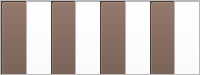
      <widget class="QFrame" name="w1">
       <property name="minimumSize">
        <size>
         <width>0</width>
         <height>75</height>
        </size>
       </property>
       <property name="maximumSize">
        <size>
         <width>16777215</width>
         <height>75</height>
        </size>
       </property>
       <property name="styleSheet">
        <string notr="true">border-width:0px;</string>
       </property>
       <property name="frameShape">
        <enum>QFrame::StyledPanel</enum>
       </property>
       <property name="frameShadow">
        <enum>QFrame::Raised</enum>
       </property>
       <layout class="QHBoxLayout" name="horizontalLayout_24">
        <property name="spacing">
         <number>0</number>
        </property>
        <property name="leftMargin">
         <number>0</number>
        </property>
        <property name="topMargin">
         <number>0</number>
        </property>
        <property name="rightMargin">
         <number>0</number>
        </property>
        <property name="bottomMargin">
         <number>0</number>
        </property>
        <item>
         <widget class="QFrame" name="f10">
          <property name="styleSheet">
           <string notr="true">
background-color: rgb(108, 82, 70);</string>
          </property>
          <property name="frameShape">
           <enum>QFrame::StyledPanel</enum>
          </property>
          <property name="frameShadow">
           <enum>QFrame::Raised</enum>
          </property>
          <widget class="QPushButton" name="p10">
           <property name="geometry">
            <rect>
             <x>0</x>
             <y>0</y>
             <width>75</width>
             <height>75</height>
            </rect>
           </property>
           <property name="minimumSize">
            <size>
             <width>75</width>
             <height>75</height>
            </size>
           </property>
           <property name="contextMenuPolicy">
            <enum>Qt::NoContextMenu</enum>
           </property>
           <property name="text">
            <string/>
           </property>
           <property name="checkable">
            <bool>false</bool>
           </property>
           <property name="autoExclusive">
            <bool>true</bool>
           </property>
          </widget>
         </widget>
        </item>
        <item>
         <widget class="QFrame" name="f11">
          <property name="styleSheet">
           <string notr="true">background-color: rgb(255, 255, 255);</string>
          </property>
          <property name="frameShape">
           <enum>QFrame::StyledPanel</enum>
          </property>
          <property name="frameShadow">
           <enum>QFrame::Raised</enum>
          </property>
          <widget class="QPushButton" name="p11">
           <property name="geometry">
            <rect>
             <x>0</x>
             <y>0</y>
             <width>75</width>
             <height>75</height>
            </rect>
           </property>
           <property name="minimumSize">
            <size>
             <width>75</width>
             <height>75</height>
            </size>
           </property>
           <property name="contextMenuPolicy">
            <enum>Qt::NoContextMenu</enum>
           </property>
           <property name="text">
            <string/>
           </property>
           <property name="checkable">
            <bool>false</bool>
           </property>
           <property name="autoExclusive">
            <bool>true</bool>
           </property>
          </widget>
         </widget>
        </item>
        <item>
         <widget class="QFrame" name="f12">
          <property name="styleSheet">
           <string notr="true">
background-color: rgb(108, 82, 70);</string>
          </property>
          <property name="frameShape">
           <enum>QFrame::StyledPanel</enum>
          </property>
          <property name="frameShadow">
           <enum>QFrame::Raised</enum>
          </property>
          <widget class="QPushButton" name="p12">
           <property name="geometry">
            <rect>
             <x>0</x>
             <y>0</y>
             <width>75</width>
             <height>75</height>
            </rect>
           </property>
           <property name="minimumSize">
            <size>
             <width>75</width>
             <height>75</height>
            </size>
           </property>
           <property name="contextMenuPolicy">
            <enum>Qt::NoContextMenu</enum>
           </property>
           <property name="text">
            <string/>
           </property>
           <property name="checkable">
            <bool>false</bool>
           </property>
           <property name="autoExclusive">
            <bool>true</bool>
           </property>
          </widget>
         </widget>
        </item>
        <item>
         <widget class="QFrame" name="f13">
          <property name="styleSheet">
           <string notr="true">background-color: rgb(255, 255, 255);</string>
          </property>
          <property name="frameShape">
           <enum>QFrame::StyledPanel</enum>
          </property>
          <property name="frameShadow">
           <enum>QFrame::Raised</enum>
          </property>
          <widget class="QPushButton" name="p13">
           <property name="geometry">
            <rect>
             <x>0</x>
             <y>0</y>
             <width>75</width>
             <height>75</height>
            </rect>
           </property>
           <property name="minimumSize">
            <size>
             <width>75</width>
             <height>75</height>
            </size>
           </property>
           <property name="contextMenuPolicy">
            <enum>Qt::NoContextMenu</enum>
           </property>
           <property name="text">
            <string/>
           </property>
           <property name="checkable">
            <bool>false</bool>
           </property>
           <property name="autoExclusive">
            <bool>true</bool>
           </property>
          </widget>
         </widget>
        </item>
        <item>
         <widget class="QFrame" name="f14">
          <property name="styleSheet">
           <string notr="true">
background-color: rgb(108, 82, 70);</string>
          </property>
          <property name="frameShape">
           <enum>QFrame::StyledPanel</enum>
          </property>
          <property name="frameShadow">
           <enum>QFrame::Raised</enum>
          </property>
          <widget class="QPushButton" name="p14">
           <property name="geometry">
            <rect>
             <x>0</x>
             <y>0</y>
             <width>75</width>
             <height>75</height>
            </rect>
           </property>
           <property name="minimumSize">
            <size>
             <width>75</width>
             <height>75</height>
            </size>
           </property>
           <property name="contextMenuPolicy">
            <enum>Qt::NoContextMenu</enum>
           </property>
           <property name="text">
            <string/>
           </property>
           <property name="checkable">
            <bool>false</bool>
           </property>
           <property name="autoExclusive">
            <bool>true</bool>
           </property>
          </widget>
         </widget>
        </item>
        <item>
         <widget class="QFrame" name="f15">
          <property name="styleSheet">
           <string notr="true">background-color: rgb(255, 255, 255);</string>
          </property>
          <property name="frameShape">
           <enum>QFrame::StyledPanel</enum>
          </property>
          <property name="frameShadow">
           <enum>QFrame::Raised</enum>
          </property>
          <widget class="QPushButton" name="p15">
           <property name="geometry">
            <rect>
             <x>0</x>
             <y>0</y>
             <width>75</width>
             <height>75</height>
            </rect>
           </property>
           <property name="minimumSize">
            <size>
             <width>75</width>
             <height>75</height>
            </size>
           </property>
           <property name="contextMenuPolicy">
            <enum>Qt::NoContextMenu</enum>
           </property>
           <property name="text">
            <string/>
           </property>
           <property name="checkable">
            <bool>false</bool>
           </property>
           <property name="autoExclusive">
            <bool>true</bool>
           </property>
          </widget>
         </widget>
        </item>
        <item>
         <widget class="QFrame" name="f16">
          <property name="styleSheet">
           <string notr="true">
background-color: rgb(108, 82, 70);</string>
          </property>
          <property name="frameShape">
           <enum>QFrame::StyledPanel</enum>
          </property>
          <property name="frameShadow">
           <enum>QFrame::Raised</enum>
          </property>
          <widget class="QPushButton" name="p16">
           <property name="geometry">
            <rect>
             <x>0</x>
             <y>0</y>
             <width>75</width>
             <height>75</height>
            </rect>
           </property>
           <property name="minimumSize">
            <size>
             <width>75</width>
             <height>75</height>
            </size>
           </property>
           <property name="contextMenuPolicy">
            <enum>Qt::NoContextMenu</enum>
           </property>
           <property name="text">
            <string/>
           </property>
           <property name="checkable">
            <bool>false</bool>
           </property>
           <property name="autoExclusive">
            <bool>true</bool>
           </property>
          </widget>
         </widget>
        </item>
        <item>
         <widget class="QFrame" name="f17">
          <property name="styleSheet">
           <string notr="true">background-color: rgb(255, 255, 255);</string>
          </property>
          <property name="frameShape">
           <enum>QFrame::StyledPanel</enum>
          </property>
          <property name="frameShadow">
           <enum>QFrame::Raised</enum>
          </property>
          <widget class="QPushButton" name="p17">
           <property name="geometry">
            <rect>
             <x>0</x>
             <y>0</y>
             <width>75</width>
             <height>75</height>
            </rect>
           </property>
           <property name="minimumSize">
            <size>
             <width>75</width>
             <height>75</height>
            </size>
           </property>
           <property name="contextMenuPolicy">
            <enum>Qt::NoContextMenu</enum>
           </property>
           <property name="text">
            <string/>
           </property>
           <property name="checkable">
            <bool>false</bool>
           </property>
           <property name="autoExclusive">
            <bool>true</bool>
           </property>
          </widget>
         </widget>
        </item>
       </layout>
      </widget>
